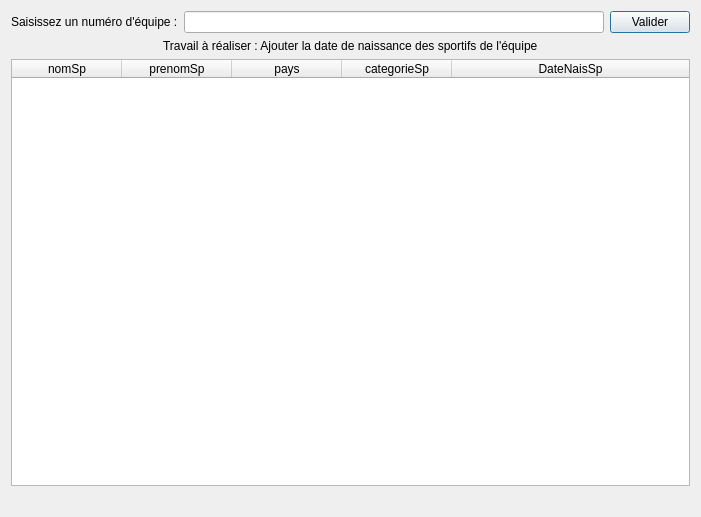
<?xml version="1.0" encoding="UTF-8"?>
<ui version="4.0">
 <class>fct_comp_1</class>
 <widget class="QDialog" name="fct_comp_1">
  <property name="geometry">
   <rect>
    <x>0</x>
    <y>0</y>
    <width>701</width>
    <height>517</height>
   </rect>
  </property>
  <property name="windowTitle">
   <string>Nom, Prénom, pays, catégorie des sportifs d'une équipe</string>
  </property>
  <layout class="QGridLayout" name="gridLayout">
   <item row="0" column="0">
    <layout class="QHBoxLayout" name="horizontalLayout">
     <property name="sizeConstraint">
      <enum>QLayout::SetDefaultConstraint</enum>
     </property>
     <item>
      <widget class="QLabel" name="label">
       <property name="text">
        <string>Saisissez un numéro d'équipe :</string>
       </property>
      </widget>
     </item>
     <item>
      <widget class="QLineEdit" name="lineEdit"/>
     </item>
     <item>
      <widget class="QPushButton" name="pushButton">
       <property name="text">
        <string>Valider</string>
       </property>
      </widget>
     </item>
    </layout>
   </item>
   <item row="1" column="0">
    <layout class="QHBoxLayout" name="horizontalLayout_2">
     <item alignment="Qt::AlignHCenter">
      <widget class="QLabel" name="label_2">
       <property name="text">
        <string>Travail à réaliser : Ajouter la date de naissance des sportifs de l'équipe</string>
       </property>
       <property name="scaledContents">
        <bool>false</bool>
       </property>
      </widget>
     </item>
    </layout>
   </item>
   <item row="3" column="0">
    <widget class="QLabel" name="label_fct_comp_1">
     <property name="text">
      <string/>
     </property>
     <property name="alignment">
      <set>Qt::AlignCenter</set>
     </property>
    </widget>
   </item>
   <item row="2" column="0">
    <widget class="QTableWidget" name="table_fct_comp_1">
     <attribute name="horizontalHeaderDefaultSectionSize">
      <number>110</number>
     </attribute>
     <attribute name="horizontalHeaderMinimumSectionSize">
      <number>50</number>
     </attribute>
     <attribute name="horizontalHeaderStretchLastSection">
      <bool>true</bool>
     </attribute>
     <attribute name="verticalHeaderVisible">
      <bool>false</bool>
     </attribute>
     <column>
      <property name="text">
       <string>nomSp</string>
      </property>
     </column>
     <column>
      <property name="text">
       <string>prenomSp</string>
      </property>
     </column>
     <column>
      <property name="text">
       <string>pays</string>
      </property>
     </column>
     <column>
      <property name="text">
       <string>categorieSp</string>
      </property>
     </column>
     <column>
      <property name="text">
       <string>DateNaisSp</string>
      </property>
     </column>
    </widget>
   </item>
  </layout>
 </widget>
 <resources/>
 <connections>
  <connection>
   <sender>pushButton</sender>
   <signal>clicked()</signal>
   <receiver>fct_comp_1</receiver>
   <slot>refreshResult()</slot>
   <hints>
    <hint type="sourcelabel">
     <x>690</x>
     <y>31</y>
    </hint>
    <hint type="destinationlabel">
     <x>91</x>
     <y>1</y>
    </hint>
   </hints>
  </connection>
 </connections>
 <slots>
  <slot>refreshResult()</slot>
 </slots>
</ui>
